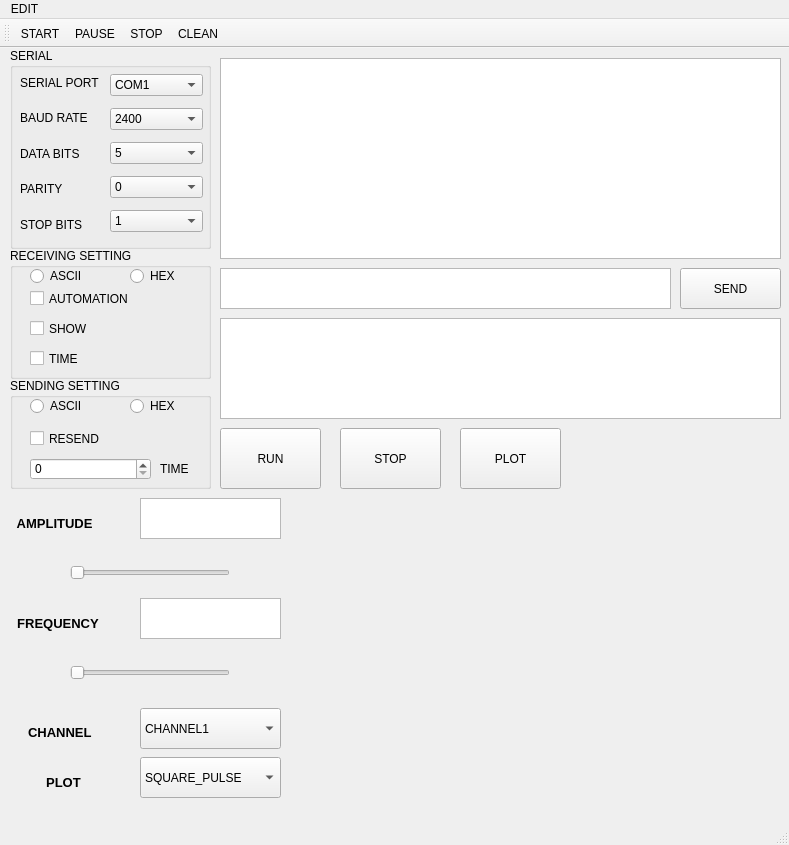
<?xml version="1.0" encoding="UTF-8"?>
<ui version="4.0">
 <class>MainWindow</class>
 <widget class="QMainWindow" name="MainWindow">
  <property name="geometry">
   <rect>
    <x>0</x>
    <y>0</y>
    <width>789</width>
    <height>845</height>
   </rect>
  </property>
  <property name="windowTitle">
   <string>MainWindow</string>
  </property>
  <widget class="QWidget" name="centralwidget">
   <widget class="QGroupBox" name="groupBox">
    <property name="geometry">
     <rect>
      <x>10</x>
      <y>0</y>
      <width>201</width>
      <height>201</height>
     </rect>
    </property>
    <property name="title">
     <string>SERIAL</string>
    </property>
    <widget class="QWidget" name="layoutWidget">
     <property name="geometry">
      <rect>
       <x>100</x>
       <y>20</y>
       <width>93</width>
       <height>171</height>
      </rect>
     </property>
     <layout class="QVBoxLayout" name="verticalLayout_2">
      <item>
       <widget class="QComboBox" name="comboBox_uart">
        <item>
         <property name="text">
          <string>COM1</string>
         </property>
        </item>
        <item>
         <property name="text">
          <string>COM2</string>
         </property>
        </item>
        <item>
         <property name="text">
          <string>COM3</string>
         </property>
        </item>
        <item>
         <property name="text">
          <string>COM4</string>
         </property>
        </item>
        <item>
         <property name="text">
          <string>COM5</string>
         </property>
        </item>
        <item>
         <property name="text">
          <string>COM6</string>
         </property>
        </item>
        <item>
         <property name="text">
          <string>COM7</string>
         </property>
        </item>
        <item>
         <property name="text">
          <string>COM8</string>
         </property>
        </item>
        <item>
         <property name="text">
          <string>COM9</string>
         </property>
        </item>
       </widget>
      </item>
      <item>
       <widget class="QComboBox" name="comboBox_baud">
        <item>
         <property name="text">
          <string>2400</string>
         </property>
        </item>
        <item>
         <property name="text">
          <string>4800</string>
         </property>
        </item>
        <item>
         <property name="text">
          <string>9600</string>
         </property>
        </item>
        <item>
         <property name="text">
          <string>19200</string>
         </property>
        </item>
        <item>
         <property name="text">
          <string>38400</string>
         </property>
        </item>
        <item>
         <property name="text">
          <string>57600</string>
         </property>
        </item>
        <item>
         <property name="text">
          <string>115200</string>
         </property>
        </item>
        <item>
         <property name="text">
          <string>128000</string>
         </property>
        </item>
        <item>
         <property name="text">
          <string>256000</string>
         </property>
        </item>
       </widget>
      </item>
      <item>
       <widget class="QComboBox" name="comboBox_databit">
        <item>
         <property name="text">
          <string>5</string>
         </property>
        </item>
        <item>
         <property name="text">
          <string>6</string>
         </property>
        </item>
        <item>
         <property name="text">
          <string>7</string>
         </property>
        </item>
        <item>
         <property name="text">
          <string>8</string>
         </property>
        </item>
       </widget>
      </item>
      <item>
       <widget class="QComboBox" name="comboBox_polarity">
        <property name="currentText">
         <string>0</string>
        </property>
        <item>
         <property name="text">
          <string>0</string>
         </property>
        </item>
        <item>
         <property name="text">
          <string>1</string>
         </property>
        </item>
       </widget>
      </item>
      <item>
       <widget class="QComboBox" name="comboBox_stopbit">
        <item>
         <property name="text">
          <string>1</string>
         </property>
        </item>
        <item>
         <property name="text">
          <string>1.5</string>
         </property>
        </item>
        <item>
         <property name="text">
          <string>2</string>
         </property>
        </item>
        <item>
         <property name="text">
          <string>2.5</string>
         </property>
        </item>
       </widget>
      </item>
     </layout>
    </widget>
    <widget class="QWidget" name="layoutWidget">
     <property name="geometry">
      <rect>
       <x>10</x>
       <y>20</y>
       <width>81</width>
       <height>171</height>
      </rect>
     </property>
     <layout class="QVBoxLayout" name="verticalLayout">
      <item>
       <widget class="QLabel" name="label">
        <property name="text">
         <string>SERIAL PORT</string>
        </property>
       </widget>
      </item>
      <item>
       <widget class="QLabel" name="label_2">
        <property name="text">
         <string>BAUD RATE</string>
        </property>
       </widget>
      </item>
      <item>
       <widget class="QLabel" name="label_3">
        <property name="text">
         <string>DATA BITS</string>
        </property>
       </widget>
      </item>
      <item>
       <widget class="QLabel" name="label_4">
        <property name="text">
         <string>PARITY</string>
        </property>
       </widget>
      </item>
      <item>
       <widget class="QLabel" name="label_5">
        <property name="text">
         <string>STOP BITS</string>
        </property>
       </widget>
      </item>
     </layout>
    </widget>
   </widget>
   <widget class="QGroupBox" name="groupBox_2">
    <property name="geometry">
     <rect>
      <x>10</x>
      <y>200</y>
      <width>201</width>
      <height>131</height>
     </rect>
    </property>
    <property name="title">
     <string>RECEIVING SETTING</string>
    </property>
    <widget class="QRadioButton" name="radioButton_recvascii">
     <property name="geometry">
      <rect>
       <x>20</x>
       <y>20</y>
       <width>61</width>
       <height>16</height>
      </rect>
     </property>
     <property name="text">
      <string>ASCII</string>
     </property>
    </widget>
    <widget class="QRadioButton" name="radioButton_recvhex">
     <property name="geometry">
      <rect>
       <x>120</x>
       <y>20</y>
       <width>51</width>
       <height>16</height>
      </rect>
     </property>
     <property name="text">
      <string>HEX</string>
     </property>
    </widget>
    <widget class="QCheckBox" name="checkBox_autoline">
     <property name="geometry">
      <rect>
       <x>20</x>
       <y>40</y>
       <width>151</width>
       <height>21</height>
      </rect>
     </property>
     <property name="text">
      <string>AUTOMATION</string>
     </property>
    </widget>
    <widget class="QCheckBox" name="checkBox_showsend">
     <property name="geometry">
      <rect>
       <x>20</x>
       <y>70</y>
       <width>151</width>
       <height>21</height>
      </rect>
     </property>
     <property name="text">
      <string>SHOW</string>
     </property>
    </widget>
    <widget class="QCheckBox" name="checkBox_showtime">
     <property name="geometry">
      <rect>
       <x>20</x>
       <y>100</y>
       <width>151</width>
       <height>21</height>
      </rect>
     </property>
     <property name="text">
      <string>TIME </string>
     </property>
    </widget>
   </widget>
   <widget class="QGroupBox" name="groupBox_3">
    <property name="geometry">
     <rect>
      <x>10</x>
      <y>330</y>
      <width>201</width>
      <height>111</height>
     </rect>
    </property>
    <property name="title">
     <string>SENDING SETTING</string>
    </property>
    <widget class="QRadioButton" name="radioButton_sendascii">
     <property name="geometry">
      <rect>
       <x>20</x>
       <y>20</y>
       <width>61</width>
       <height>16</height>
      </rect>
     </property>
     <property name="text">
      <string>ASCII</string>
     </property>
    </widget>
    <widget class="QRadioButton" name="radioButton_sendhex">
     <property name="geometry">
      <rect>
       <x>120</x>
       <y>20</y>
       <width>51</width>
       <height>16</height>
      </rect>
     </property>
     <property name="text">
      <string>HEX</string>
     </property>
    </widget>
    <widget class="QCheckBox" name="checkBox_repeatsend">
     <property name="geometry">
      <rect>
       <x>20</x>
       <y>50</y>
       <width>71</width>
       <height>21</height>
      </rect>
     </property>
     <property name="text">
      <string>RESEND</string>
     </property>
    </widget>
    <widget class="QLabel" name="label_7">
     <property name="geometry">
      <rect>
       <x>150</x>
       <y>80</y>
       <width>51</width>
       <height>21</height>
      </rect>
     </property>
     <property name="text">
      <string>TIME</string>
     </property>
    </widget>
    <widget class="QSpinBox" name="spinBox">
     <property name="geometry">
      <rect>
       <x>20</x>
       <y>80</y>
       <width>121</width>
       <height>22</height>
      </rect>
     </property>
     <property name="maximum">
      <number>10000</number>
     </property>
    </widget>
   </widget>
   <widget class="QTextBrowser" name="textBrowser">
    <property name="geometry">
     <rect>
      <x>220</x>
      <y>10</y>
      <width>561</width>
      <height>201</height>
     </rect>
    </property>
   </widget>
   <widget class="QTextEdit" name="textEdit_get">
    <property name="geometry">
     <rect>
      <x>220</x>
      <y>220</y>
      <width>451</width>
      <height>41</height>
     </rect>
    </property>
   </widget>
   <widget class="QPushButton" name="btn_send">
    <property name="geometry">
     <rect>
      <x>680</x>
      <y>220</y>
      <width>101</width>
      <height>41</height>
     </rect>
    </property>
    <property name="autoFillBackground">
     <bool>false</bool>
    </property>
    <property name="text">
     <string>SEND</string>
    </property>
   </widget>
   <widget class="QPushButton" name="btn_send_2">
    <property name="geometry">
     <rect>
      <x>220</x>
      <y>380</y>
      <width>101</width>
      <height>61</height>
     </rect>
    </property>
    <property name="autoFillBackground">
     <bool>false</bool>
    </property>
    <property name="text">
     <string>RUN</string>
    </property>
   </widget>
   <widget class="QPushButton" name="btn_send_3">
    <property name="geometry">
     <rect>
      <x>340</x>
      <y>380</y>
      <width>101</width>
      <height>61</height>
     </rect>
    </property>
    <property name="autoFillBackground">
     <bool>false</bool>
    </property>
    <property name="text">
     <string>STOP</string>
    </property>
   </widget>
   <widget class="QTextBrowser" name="textBrowser_2">
    <property name="geometry">
     <rect>
      <x>220</x>
      <y>270</y>
      <width>561</width>
      <height>101</height>
     </rect>
    </property>
   </widget>
   <widget class="QTextEdit" name="FREQ">
    <property name="geometry">
     <rect>
      <x>140</x>
      <y>550</y>
      <width>141</width>
      <height>41</height>
     </rect>
    </property>
   </widget>
   <widget class="QComboBox" name="comboBox_plot">
    <property name="geometry">
     <rect>
      <x>140</x>
      <y>709</y>
      <width>141</width>
      <height>41</height>
     </rect>
    </property>
    <item>
     <property name="text">
      <string>SQUARE_PULSE</string>
     </property>
    </item>
    <item>
     <property name="text">
      <string>TRIANGULAR_PULSE</string>
     </property>
    </item>
    <item>
     <property name="text">
      <string>SINE_PULSE</string>
     </property>
    </item>
   </widget>
   <widget class="QLabel" name="label_6">
    <property name="geometry">
     <rect>
      <x>10</x>
      <y>460</y>
      <width>121</width>
      <height>31</height>
     </rect>
    </property>
    <property name="font">
     <font>
      <pointsize>10</pointsize>
      <weight>75</weight>
      <bold>true</bold>
     </font>
    </property>
    <property name="text">
     <string>  AMPLITUDE</string>
    </property>
   </widget>
   <widget class="QLabel" name="label_8">
    <property name="geometry">
     <rect>
      <x>10</x>
      <y>560</y>
      <width>121</width>
      <height>31</height>
     </rect>
    </property>
    <property name="font">
     <font>
      <pointsize>10</pointsize>
      <weight>75</weight>
      <bold>true</bold>
     </font>
    </property>
    <property name="text">
     <string>  FREQUENCY</string>
    </property>
   </widget>
   <widget class="QTextEdit" name="AMP">
    <property name="geometry">
     <rect>
      <x>140</x>
      <y>450</y>
      <width>141</width>
      <height>41</height>
     </rect>
    </property>
   </widget>
   <widget class="QComboBox" name="comboBox_channel">
    <property name="geometry">
     <rect>
      <x>140</x>
      <y>660</y>
      <width>141</width>
      <height>41</height>
     </rect>
    </property>
    <item>
     <property name="text">
      <string>CHANNEL1</string>
     </property>
    </item>
    <item>
     <property name="text">
      <string>CHANNEL2</string>
     </property>
    </item>
   </widget>
   <widget class="QLabel" name="label_9">
    <property name="geometry">
     <rect>
      <x>10</x>
      <y>719</y>
      <width>121</width>
      <height>31</height>
     </rect>
    </property>
    <property name="font">
     <font>
      <pointsize>10</pointsize>
      <weight>75</weight>
      <bold>true</bold>
     </font>
    </property>
    <property name="text">
     <string>          PLOT</string>
    </property>
   </widget>
   <widget class="QLabel" name="label_10">
    <property name="geometry">
     <rect>
      <x>10</x>
      <y>669</y>
      <width>121</width>
      <height>31</height>
     </rect>
    </property>
    <property name="font">
     <font>
      <pointsize>10</pointsize>
      <weight>75</weight>
      <bold>true</bold>
     </font>
    </property>
    <property name="text">
     <string>     CHANNEL</string>
    </property>
   </widget>
   <widget class="QSlider" name="slider1">
    <property name="geometry">
     <rect>
      <x>70</x>
      <y>510</y>
      <width>160</width>
      <height>30</height>
     </rect>
    </property>
    <property name="minimumSize">
     <size>
      <width>0</width>
      <height>20</height>
     </size>
    </property>
    <property name="orientation">
     <enum>Qt::Horizontal</enum>
    </property>
   </widget>
   <widget class="QSlider" name="slider2">
    <property name="geometry">
     <rect>
      <x>70</x>
      <y>610</y>
      <width>160</width>
      <height>30</height>
     </rect>
    </property>
    <property name="minimumSize">
     <size>
      <width>0</width>
      <height>20</height>
     </size>
    </property>
    <property name="orientation">
     <enum>Qt::Horizontal</enum>
    </property>
   </widget>
   <widget class="QWidget" name="verticalLayoutWidget">
    <property name="geometry">
     <rect>
      <x>289</x>
      <y>449</y>
      <width>491</width>
      <height>301</height>
     </rect>
    </property>
    <layout class="QVBoxLayout" name="verticalLayout_grafica"/>
   </widget>
   <widget class="QPushButton" name="btn_send_4">
    <property name="geometry">
     <rect>
      <x>460</x>
      <y>380</y>
      <width>101</width>
      <height>61</height>
     </rect>
    </property>
    <property name="autoFillBackground">
     <bool>false</bool>
    </property>
    <property name="text">
     <string>PLOT</string>
    </property>
   </widget>
  </widget>
  <widget class="QMenuBar" name="menubar">
   <property name="geometry">
    <rect>
     <x>0</x>
     <y>0</y>
     <width>789</width>
     <height>26</height>
    </rect>
   </property>
   <widget class="QMenu" name="menu">
    <property name="title">
     <string>EDIT</string>
    </property>
    <addaction name="actionstart"/>
    <addaction name="actionpause"/>
    <addaction name="actionstop"/>
    <addaction name="actionclean"/>
    <addaction name="actionadd"/>
   </widget>
   <addaction name="menu"/>
  </widget>
  <widget class="QStatusBar" name="statusbar"/>
  <widget class="QToolBar" name="toolBar">
   <property name="windowTitle">
    <string>toolBar</string>
   </property>
   <attribute name="toolBarArea">
    <enum>TopToolBarArea</enum>
   </attribute>
   <attribute name="toolBarBreak">
    <bool>false</bool>
   </attribute>
   <addaction name="actionstart"/>
   <addaction name="actionpause"/>
   <addaction name="actionstop"/>
   <addaction name="actionclean"/>
  </widget>
  <action name="actionstart">
   <property name="icon">
    <iconset>
     <normaloff>start.ico</normaloff>start.ico</iconset>
   </property>
   <property name="text">
    <string>START</string>
   </property>
  </action>
  <action name="actionpause">
   <property name="icon">
    <iconset>
     <normaloff>pause.ico</normaloff>pause.ico</iconset>
   </property>
   <property name="text">
    <string>PAUSE</string>
   </property>
   <property name="toolTip">
    <string>pauser</string>
   </property>
  </action>
  <action name="actionstop">
   <property name="icon">
    <iconset>
     <normaloff>stop.ico</normaloff>stop.ico</iconset>
   </property>
   <property name="text">
    <string>STOP</string>
   </property>
  </action>
  <action name="actionclean">
   <property name="icon">
    <iconset>
     <normaloff>clean.ico</normaloff>clean.ico</iconset>
   </property>
   <property name="text">
    <string>CLEAN</string>
   </property>
  </action>
  <action name="actionCD">
   <property name="text">
    <string>CD</string>
   </property>
  </action>
  <action name="actionCHECK">
   <property name="text">
    <string>CHECK</string>
   </property>
  </action>
  <action name="actionPLOT">
   <property name="icon">
    <iconset>
     <normaloff>../image.ico</normaloff>../image.ico</iconset>
   </property>
   <property name="text">
    <string>PLOT SQUARE</string>
   </property>
  </action>
  <action name="actionPLOT_TRIANGULAR">
   <property name="icon">
    <iconset>
     <normaloff>../image.ico</normaloff>../image.ico</iconset>
   </property>
   <property name="text">
    <string>PLOT TRIANGULAR</string>
   </property>
  </action>
  <action name="actionPLOT_SINE">
   <property name="icon">
    <iconset>
     <normaloff>../image.ico</normaloff>../image.ico</iconset>
   </property>
   <property name="text">
    <string>PLOT SINE</string>
   </property>
  </action>
  <action name="actionadd">
   <property name="icon">
    <iconset>
     <normaloff>image.ico</normaloff>image.ico</iconset>
   </property>
   <property name="text">
    <string>ADD</string>
   </property>
  </action>
 </widget>
 <resources/>
 <connections/>
</ui>
